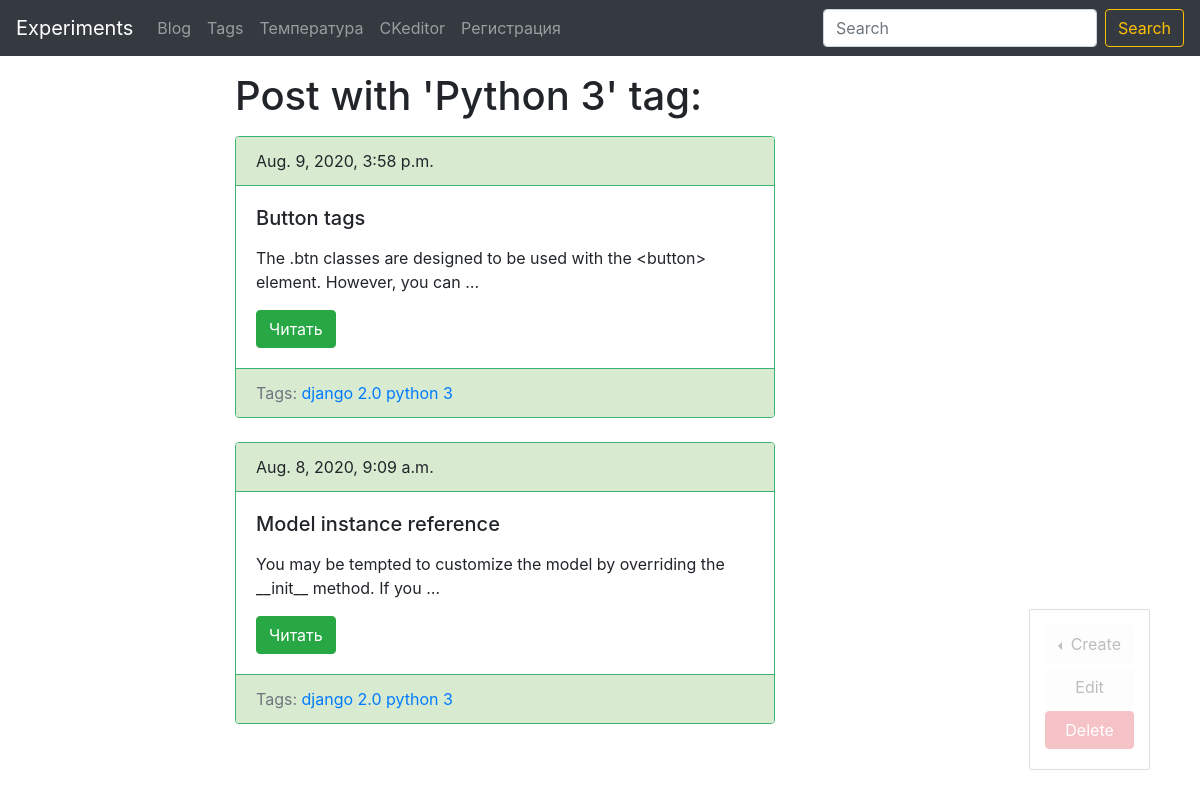
/blog/tag/python3/ (signed in), run on the app's committed database.
### blog/models.py (models this page shows, shortened)
class Tag(models.Model):
    title = models.CharField(max_length=150)
    slug = models.SlugField(max_length=150, unique=True)
    class Meta:
        ordering = ['title']
    def get_absolute_url(self):
        return reverse('tag_detail_url', kwargs={'slug': self.slug})
    def get_update_url(self):
        return reverse('tag_update_url', kwargs={'slug': self.slug})
    def get_delete_url(self):
        return reverse('tag_delete_url', kwargs={'slug': self.slug})

class Post(models.Model):
    title = models.CharField(max_length=150, db_index=True)
    slug = models.SlugField(max_length=150, unique=True, blank=True)
    body = models.TextField(blank=True, db_index=True)
    date_pub = models.DateTimeField(auto_now_add=True)
    tags = models.ManyToManyField('Tag', blank=True, related_name='posts')
    class Meta:
        ordering = ['-date_pub']
    def get_absolute_url(self):
        return reverse('post_detail_url', kwargs={'slug': self.slug})

### blog/views.py (the view)
# urls.py: path('tag/<str:slug>/', TagDetail.as_view(), name='tag_detail_url'),
class TagDetail(ObjectDetailMixin, View):
    model = Tag
    template = 'blog/tag_detail.html'

### blog/utils.py (called while the page is built)
    def get(self, request, slug):
        object = get_object_or_404(self.model, slug__iexact=slug)
        return render(request, self.template, context={self.model.__name__.lower(): object,
                                                       'admin_object': object,
                                                       'detail': True})

### blog/templates/blog/tag_detail.html (shortened to what this page needs)
{% extends 'blog/base_blog.html' %}
{% block content %}
<h1 class="mt-5">
    Post with '{{ tag.title|title }}' tag:
</h1>
<p>
    {% for post in tag.posts.all %}
        {% include 'blog/includes/post_card_template.html'%}
    {% endfor %}
</p>
{% endblock %}

### blog/templates/blog/includes/post_card_template.html
<div class="card mb-4" style="border-color: #3CB371;">
    <div class="card-header" style="border-color: #3CB371; background-color: #d8ebd1;">{{ post.date_pub }}</div>
    <div class="card-body">
        <h5 class="mb-3">{{ post.title }}</h5>
        <p class="card-text">{{ post.body|truncatewords:15 }}</p>
        <a href="{{ post.get_absolute_url }}" class="btn btn-success">Читать</a>
    </div>
    <div class="card-footer text-muted" style="border-color: #3CB371; background-color: #d8ebd1;">
        Tags:
        {% for tag in post.tags.all %}
        <a href="{{ tag.get_absolute_url }}">{{ tag.title }}</a>
        {% endfor %}
    </div>
</div>

### data on the page
Tag: title "Python 3", title "python 3"
Post: date_pub "Aug. 9, 2020, 3:58 p.m.", title "Button tags", body "The .btn classes are designed to be used with the <button> element. However, you can …"
Tag: title "django 2.0"
Post: date_pub "Aug. 8, 2020, 9:09 a.m.", title "Model instance reference", body "You may be tempted to customize the model by overriding the __init__ method. If you …"
